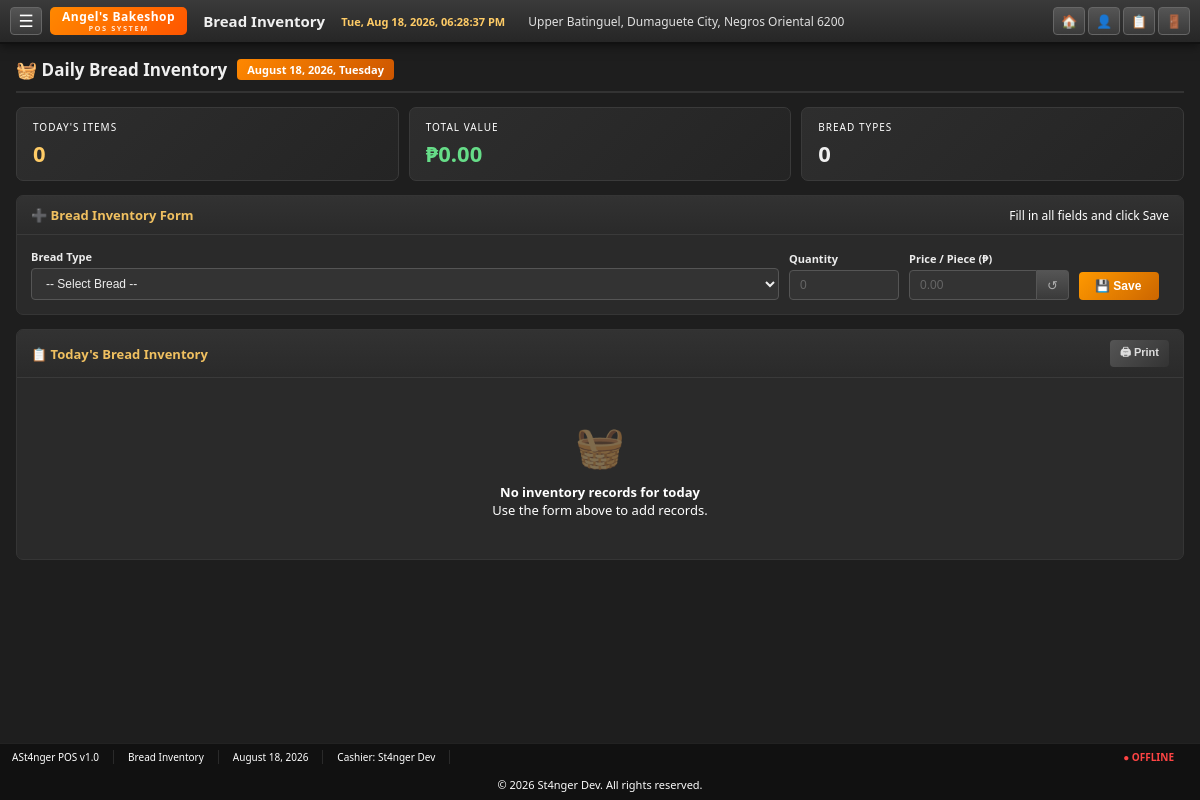
/manage/remain.php (signed in), run on an earlier commit of the app's database.
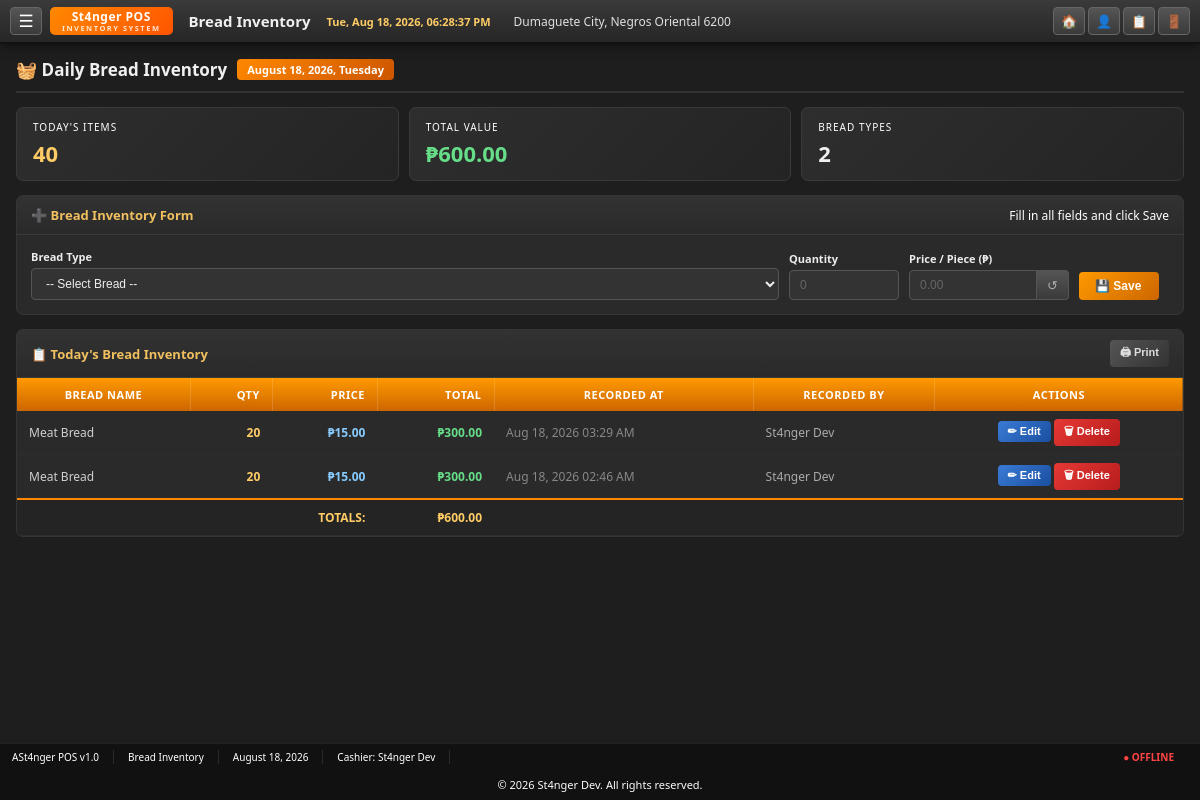
And on a later commit of the database.
### tables this page shows
CREATE TABLE `bread_remain` (
  `id` int(11) NOT NULL,
  `bread_id` int(11) NOT NULL,
  `quantity` int(11) NOT NULL,
  `price` decimal(10,2) NOT NULL,
  `date_recorded` date NOT NULL,
  `recorded_by` int(11) NOT NULL,
  `recorded_at` timestamp NOT NULL DEFAULT current_timestamp()
);

CREATE TABLE `breads` (
  `id` int(11) NOT NULL,
  `name` varchar(255) NOT NULL,
  `price` decimal(10,2) NOT NULL DEFAULT 0.00,
  `created_at` timestamp NOT NULL DEFAULT current_timestamp()
);

CREATE TABLE `new_user` (
  `id` int(11) NOT NULL,
  `username` varchar(50) NOT NULL,
  `fullname` varchar(100) NOT NULL,
  `type` varchar(100) NOT NULL,
  `email` varchar(100) NOT NULL,
  `password` varchar(255) NOT NULL,
  `created_at` timestamp NOT NULL DEFAULT current_timestamp()
);

### manage/remain.php (the view, shortened to what this page needs)
<?php
require('../dbconn.php');
function getTodaysRemainingBreads($conn) {
    $today = date('Y-m-d');
    $stmt  = $conn->prepare(
        "SELECT br.id,br.bread_id,b.name,br.quantity,br.price,
                br.recorded_at,br.recorded_by,nu.fullname AS recorded_by_name,
                (br.quantity*br.price) AS total_value
         FROM bread_remain br
         JOIN breads b ON br.bread_id=b.id
         LEFT JOIN new_user nu ON br.recorded_by=nu.id
         WHERE DATE(br.date_recorded)=?
         ORDER BY br.recorded_at DESC"
    );
    $stmt->bind_param("s", $today); $stmt->execute();
    $res = $stmt->get_result(); $rows = [];
    while ($r = $res->fetch_assoc()) $rows[] = $r;
    return $rows;
}
$todaysRemaining = getTodaysRemainingBreads($conn);
$totalValue     = array_sum(array_column($todaysRemaining, 'total_value'));
$totalItems     = !empty($todaysRemaining) ? array_sum(array_column($todaysRemaining, 'quantity')) : 0;
$systemSettings = [];
$result = $conn->query("SELECT setting_key, setting_value FROM system_settings");
while ($row = $result->fetch_assoc()) {
    $systemSettings[$row['setting_key']] = $row['setting_value'];
}
$businessName = $systemSettings['business_name'] ?? 'Angel\'s Bakeshop';
$businessSubtitle = $systemSettings['business_subtitle'] ?? 'POS SYSTEM';
$businessAddress = $systemSettings['business_address'] ?? 'Upper Batinguel, Dumaguete City, Negros Oriental 6200';
?>
<!DOCTYPE html>
<html lang="en">
<head>
<link rel="stylesheet" href="../css/bootstrap-icons.css">
</head>
<body>
<div class="top-bar">
  <button class="menu-btn" id="menuBtn" onclick="toggleSidebar()">☰</button>
  <div class="logo-block">
     <span class="brand"><?= htmlspecialchars($businessName) ?></span>
  <span class="sub"><?= htmlspecialchars($businessSubtitle) ?></span>
  </div>
  <span class="top-title" style="margin-left:8px;">Bread Inventory</span>
  <span class="top-clock" id="currentTime"></span>
  <div style="font-size:12px; margin-left:15px;"><?= htmlspecialchars($businessAddress) ?></div>
  <div class="top-icon-group">
    <a class="top-icon" href="../home.php"              title="POS Home">🏠</a>
    <a class="top-icon" href="../profile/prof.php"      title="Profile">👤</a>
    <a class="top-icon" href="transaction.php"          title="Records">📋</a>
    <a class="top-icon" href="../logout.php"            title="Logout">🚪</a>
  </div>
</div>
<div class="main-content" id="mainContent">
  <div class="page-header">
    <h2>🧺 Daily Bread Inventory</h2>
    <span class="date-badge"><?= date('F j, Y, l') ?></span>
  </div>
  <div class="summary-strip">
    <div class="summary-tile">
      <div class="s-label">Today's Items</div>
      <div class="s-val orange"><?= number_format($totalItems) ?></div>
    </div>
    <div class="summary-tile">
      <div class="s-label">Total Value</div>
      <div class="s-val green">₱<?= number_format($totalValue, 2) ?></div>
    </div>
    <div class="summary-tile">
      <div class="s-label">Bread Types</div>
      <div class="s-val"><?= count($todaysRemaining) ?></div>
    </div>
  </div>
  <div class="card">
    <div class="card-header">
      <span class="card-title">➕ Bread Inventory Form</span>
      <span style="font-size:12px;color:#fff;">Fill in all fields and click Save</span>
    </div>
    <div class="card-body">
      <form method="POST" id="inventoryForm">
        <div class="form-row">
          <div class="form-group grow" style="flex:2;">
            <label class="form-label">Bread Type</label>
            <select class="form-select" id="bread_id" name="bread_id" required>
              <option value="">-- Select Bread --</option>
            </select>
          </div>
          <div class="form-group" style="width:110px;">
            <label class="form-label">Quantity</label>
            <input type="number" class="form-input" id="remaining_quantity"
                   name="remaining_quantity" min="0" step="1" placeholder="0" required>
          </div>
          <div class="form-group" style="width:160px;">
            <label class="form-label">Price / Piece (₱)</label>
            <div class="price-wrap">
              <input type="number" class="form-input" id="price"
                     name="price" min="0" step="0.01" placeholder="0.00" required>
              <button type="button" class="autofill-btn" id="autofillPrice" title="Reset to default price">↺</button>
            </div>
          </div>
          <div class="form-group" style="align-self:flex-end;">
            <button type="submit" class="btn btn-save" id="submitBtn">💾 Save</button>
          </div>
        </div>
      </form>
    </div>
  </div>
  <div class="card">
    <div class="card-header">
      <span class="card-title">📋 Today's Bread Inventory</span>
      <button class="btn btn-dark btn-sm" id="printBtn">🖨 Print</button>
    </div>
    <div class="card-body" style="padding:0;">
      <?php if (!empty($todaysRemaining)): ?>
        <div class="table-wrap">
          <table>
            <thead>
              <tr>
                <th>Bread Name</th>
                <th style="text-align:right;">Qty</th>
                <th style="text-align:right;">Price</th>
                <th style="text-align:right;">Total</th>
                <th>Recorded At</th>
                <th>Recorded By</th>
                <th style="text-align:center;">Actions</th>
              </tr>
            </thead>
            <tbody>
              <?php foreach ($todaysRemaining as $item): ?>
                <tr class="inventory-row">
                  <td><?= htmlspecialchars($item['name']) ?></td>
                  <td style="text-align:right;" class="money-orange"><?= number_format($item['quantity']) ?></td>
                  <td style="text-align:right;" class="money-blue">₱<?= number_format($item['price'],2) ?></td>
                  <td style="text-align:right;" class="money-green">₱<?= number_format($item['total_value'],2) ?></td>
                  <td style="white-space:nowrap;color:#888;"><?= date('M j, Y h:i A', strtotime($item['recorded_at'])) ?></td>
                  <td style="color:#aaa;"><?= htmlspecialchars($item['recorded_by_name'] ?? 'System') ?></td>
                  <td style="text-align:center;white-space:nowrap;">
                    <button class="btn btn-blue btn-sm edit-btn"
                            data-id="<?= $item['id'] ?>"
                            data-bread-id="<?= $item['bread_id'] ?>"
                            data-quantity="<?= $item['quantity'] ?>"
                            data-price="<?= $item['price'] ?>">
                      ✏ Edit
                    </button>
                    <button class="btn btn-red btn-sm delete-btn"
                            data-id="<?= $item['id'] ?>"
                            data-name="<?= htmlspecialchars($item['name']) ?>">
                      🗑 Delete
                    </button>
                  </td>
                </tr>
              <?php endforeach; ?>
              <tr class="totals-tr">
                <td colspan="3" style="text-align:right;">TOTALS:</td>
                <td style="text-align:right;">₱<?= number_format(array_sum(array_column($todaysRemaining,'total_value')),2) ?></td>
                <td colspan="3"></td>
              </tr>
            </tbody>
          </table>
        </div>
      <?php else: ?>
        <div class="empty-state">
          <div class="ei">🧺</div>
          <p style="color:#fff;font-weight:600;">No inventory records for today</p>
          <p style="color:#fff;">Use the form above to add records.</p>
        </div>
      <?php endif; ?>
    </div>
  </div>
</div>
<div class="status-bar">
  <span>ASt4nger POS v1.0</span>
  <span>Bread Inventory</span>
  <span><?= date('F j, Y') ?></span>
  <span>Cashier: <?= htmlspecialchars($_SESSION['fullname'] ?? 'N/A') ?></span>
  <span class="stat-offline" id="connStatus">● OFFLINE</span>
</div>
<div class="footer">&copy; <?= date('Y') ?> St4nger Dev. All rights reserved.</div>
</body>
</html>

What changed in the data, as far as the page shows it:
added bread_remain: bread.name "Meat Bread", quantity "20", price "15.00", total_value "300.00", recorded_at "Aug 18, 2026 03:29 AM", new_user.fullname "St4nger Dev"
added bread_remain: bread.name "Meat Bread", quantity "20", price "15.00", total_value "300.00", recorded_at "Aug 18, 2026 02:46 AM", new_user.fullname "St4nger Dev"
Also different on the page:
$businessName: "Angel's Bakeshop" → "St4nger POS"
$businessSubtitle: "POS SYSTEM" → "INVENTORY SYSTEM"
$businessAddress: "Upper Batinguel, Dumaguete City, Negros Oriental 6200" → "Dumaguete City, Negros Oriental 6200"
$totalItems: "0" → "40"
$totalValue: "0.00" → "600.00"
count($todaysRemaining): "0" → "2"
array_sum(array_column($todaysRemaining,'total_value')): (not shown) → "600.00"
text no longer shown: "🧺 No inventory records for today Use the form above to add records."
text now shown: "BREAD NAME QTY PRICE TOTAL RECORDED AT RECORDED BY ACTIONS TOTALS: ₱"
